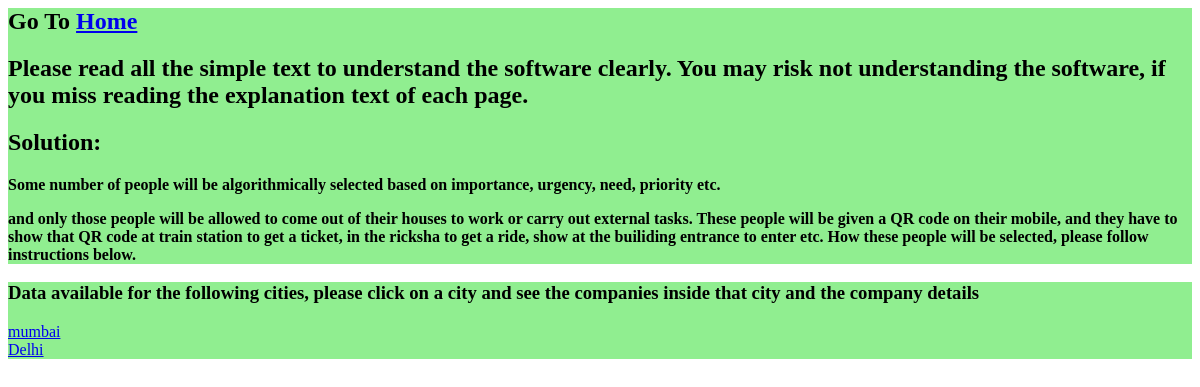
The app's page /greened/greened/, older data.
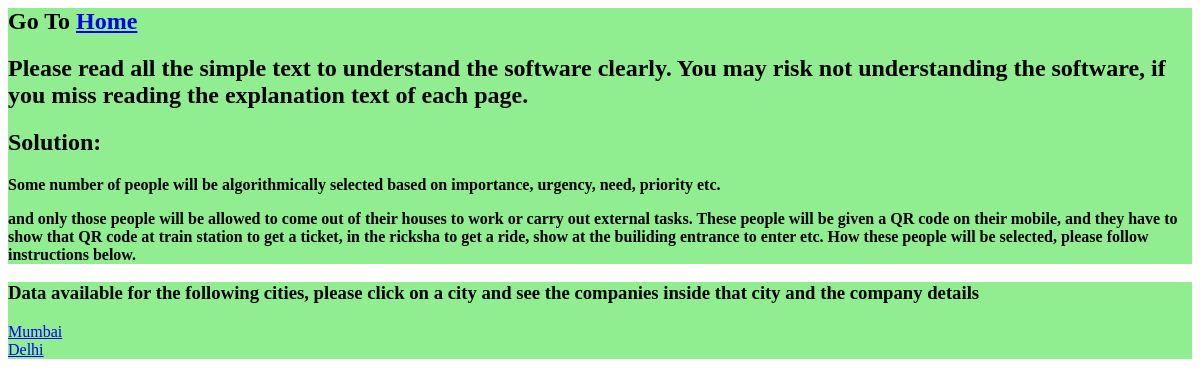
The same page, newer data.
### cities/models.py (models this page shows, shortened)
class City(Base):
    name = models.CharField(max_length=256)
    latitude = models.DecimalField(decimal_places=7, max_digits=10)
    longitude = models.DecimalField(decimal_places=7, max_digits=10)
    state = models.ForeignKey(State, on_delete=models.CASCADE)
    area = models.DecimalField(decimal_places=5, max_digits=15, default=None) # Area in Square-KiloMeters, Mumbai=603.4 SqKilo

### greened/views.py (the view)
# urls.py: path('greened/', index, name='index'),
def index(request):
    cities = City.objects.all()
    context = {'cities': cities}
    return render(request, 'index.html', context)

### greened/templates/index.html
<div
	style="background-color: lightgreen"
>
	<h2>
		Go To <a href="/">Home</a>
	</h2>
	<h2>
		Please read all the simple text to understand the software clearly.
		You may risk not understanding the software, if you miss reading the explanation text of each page.
	</h2>
	<h2>
		Solution:
	</h2>
	<b>
		<p>
		Some number of people will be algorithmically selected based on importance, urgency, need, priority etc.
		</p>
		and only those people will be allowed to come out of their houses to work or carry out external tasks.
		These people will be given a QR code on their mobile, and they have to show that QR code at train station to get a ticket,
		in the ricksha to get a ride, show at the builiding entrance to enter etc.
		How these people will be selected, please follow instructions below.
	</b>
</div>
<div
	style="background-color: lightgreen"
>
	<h3>Data available for the following cities, please click on a city and see the companies inside that city and the company details</h3>
	{% for v in cities %}
	<div>
		<a href="/greened/city/{{v.id}}/">{{v.name}}</a>
	</div>
	{% endfor %}
</div>

Row changes from the older to the newer data that the page shows:
changed City: name "mumbai" → "Mumbai"
